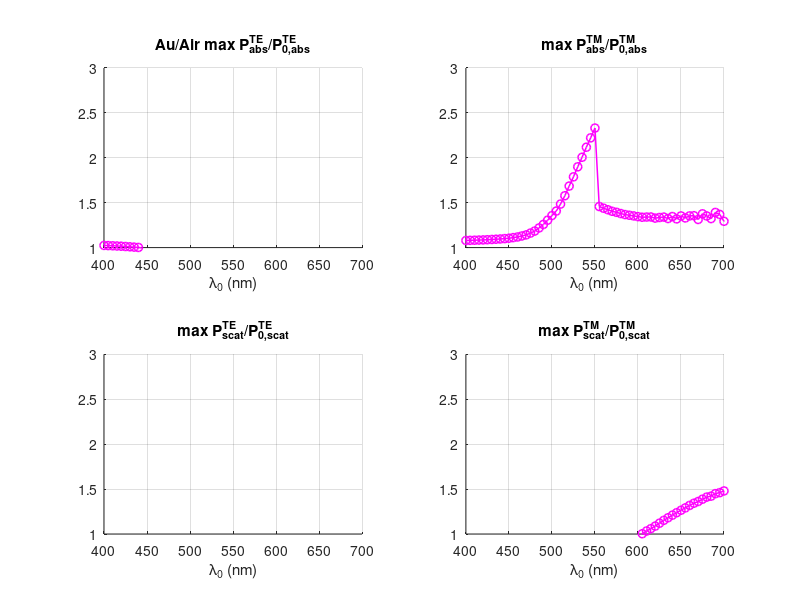
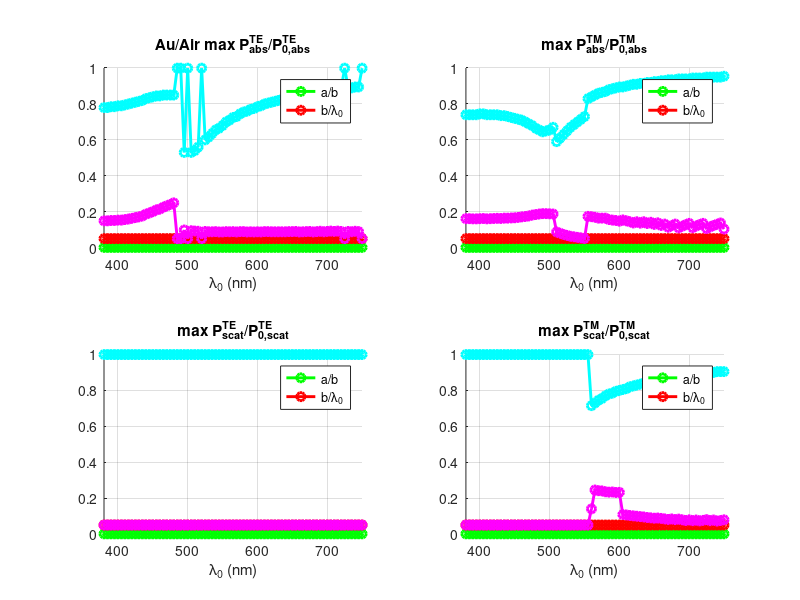
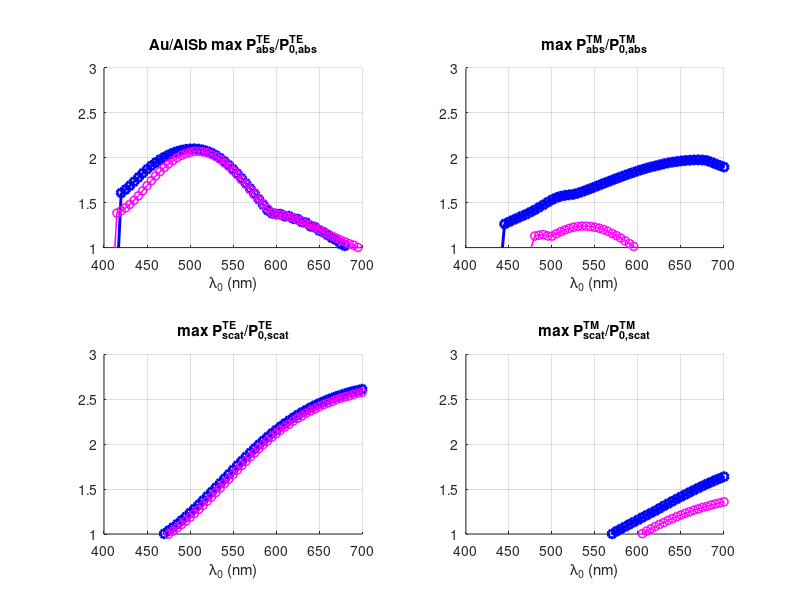
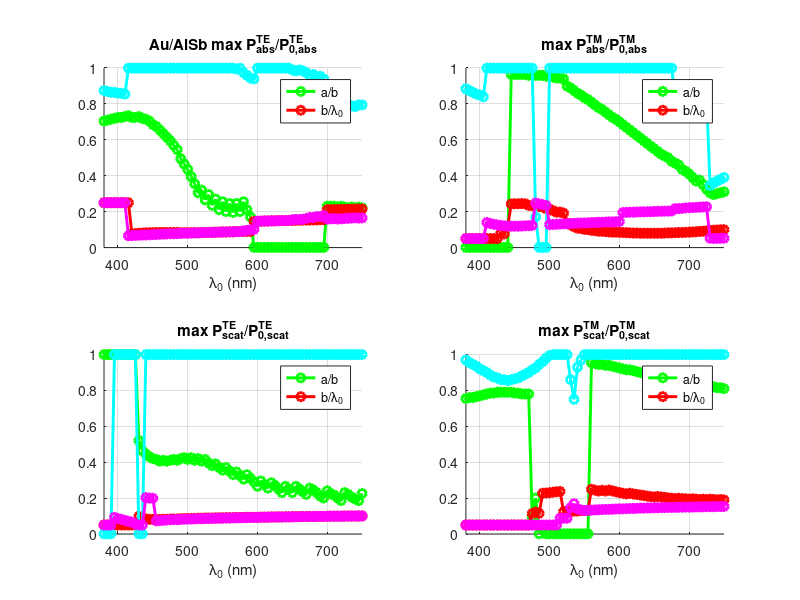

The MATLAB source for these figures, in order:
clear all;

nm      = 10^(-9);

lambda0min    = 380*nm;
lambda0max    = 750*nm;
lambda0points = 74;
lambda01      = lambda0min + (lambda0max-lambda0min)*[0:lambda0points]/lambda0points;

%--------------------------------------------------------------GOLD/AIR
load('Au_Air_Data.mat');
load('Air_Au_Data.mat');
figure;
subplot(2, 2, 1);
hold;
plot(lambda01/nm, Au_Air_PmaxTEabs, '-bo', 'LineWidth', 2.1);
plot(lambda01/nm, Air_Au_PmaxTEabs, '-mo', 'LineWidth', 1.1);
xlabel('\lambda_0 (nm)');
title('Au/Air max P^{TE}_{abs}/P^{TE}_{0,abs}');
grid;
xlim([lambda0min/nm, lambda0max/nm]);
xlim([400, 700]); ylim([1, 3]);
subplot(2, 2, 2);
hold;
plot(lambda01/nm, Au_Air_PmaxTMabs, '-bo', 'LineWidth', 2.1);
plot(lambda01/nm, Air_Au_PmaxTMabs, '-mo', 'LineWidth', 1.1);
xlabel('\lambda_0 (nm)');
title('max P^{TM}_{abs}/P^{TM}_{0,abs}');
grid;
xlim([lambda0min/nm, lambda0max/nm]);
xlim([400, 700]); ylim([1, 3]);
subplot(2, 2, 3);
hold;
plot(lambda01/nm, Au_Air_PmaxTEscat, '-bo', 'LineWidth', 2.1);
plot(lambda01/nm, Air_Au_PmaxTEscat, '-mo', 'LineWidth', 1.1);
xlabel('\lambda_0 (nm)');
title('max P^{TE}_{scat}/P^{TE}_{0,scat}');
grid;
xlim([lambda0min/nm, lambda0max/nm]);
xlim([400, 700]); ylim([1, 3]);
subplot(2, 2, 4);
hold;
plot(lambda01/nm, Au_Air_PmaxTMscat, '-bo', 'LineWidth', 2.1);
plot(lambda01/nm, Air_Au_PmaxTMscat, '-mo', 'LineWidth', 1.1);
xlabel('\lambda_0 (nm)');
title('max P^{TM}_{scat}/P^{TM}_{0,scat}');
grid;
xlim([lambda0min/nm, lambda0max/nm]);
xlim([400, 700]); ylim([1, 3]);
figure;
subplot(2, 2, 1);
hold;
plot(lambda01/nm, Au_Air_aoboptTEabs, '-go', 'LineWidth', 2.1);
plot(lambda01/nm, Au_Air_boloptTEabs, '-ro', 'LineWidth', 2.1);
plot(lambda01/nm, Air_Au_aoboptTEabs, '-co', 'LineWidth', 2.1);
plot(lambda01/nm, Air_Au_boloptTEabs, '-mo', 'LineWidth', 2.1);
xlabel('\lambda_0 (nm)');
title('Au/Air max P^{TE}_{abs}/P^{TE}_{0,abs}');
legend('a/b', 'b/\lambda_0');
grid;
xlim([lambda0min/nm, lambda0max/nm]);
subplot(2, 2, 2);
hold;
plot(lambda01/nm, Au_Air_aoboptTMabs, '-go', 'LineWidth', 2.1);
plot(lambda01/nm, Au_Air_boloptTMabs, '-ro', 'LineWidth', 2.1);
plot(lambda01/nm, Air_Au_aoboptTMabs, '-co', 'LineWidth', 2.1);
plot(lambda01/nm, Air_Au_boloptTMabs, '-mo', 'LineWidth', 2.1);
xlabel('\lambda_0 (nm)');
title('max P^{TM}_{abs}/P^{TM}_{0,abs}');
legend('a/b', 'b/\lambda_0');
grid;
xlim([lambda0min/nm, lambda0max/nm]);
subplot(2, 2, 3);
hold;
plot(lambda01/nm, Au_Air_aoboptTEscat, '-go', 'LineWidth', 2.1);
plot(lambda01/nm, Au_Air_boloptTEscat, '-ro', 'LineWidth', 2.1);
plot(lambda01/nm, Air_Au_aoboptTEscat, '-co', 'LineWidth', 2.1);
plot(lambda01/nm, Air_Au_boloptTEscat, '-mo', 'LineWidth', 2.1);
xlabel('\lambda_0 (nm)');
title('max P^{TE}_{scat}/P^{TE}_{0,scat}');
legend('a/b', 'b/\lambda_0');
grid;
xlim([lambda0min/nm, lambda0max/nm]);
subplot(2, 2, 4);
hold;
plot(lambda01/nm, Au_Air_aoboptTMscat, '-go', 'LineWidth', 2.1);
plot(lambda01/nm, Au_Air_boloptTMscat, '-ro', 'LineWidth', 2.1);
plot(lambda01/nm, Air_Au_aoboptTMscat, '-co', 'LineWidth', 2.1);
plot(lambda01/nm, Air_Au_boloptTMscat, '-mo', 'LineWidth', 2.1);
xlabel('\lambda_0 (nm)');
title('max P^{TM}_{scat}/P^{TM}_{0,scat}');
legend('a/b', 'b/\lambda_0');
grid;
xlim([lambda0min/nm, lambda0max/nm]);

%-------------------------------------------------------------GOLD/ALSB
load('Au_AlSb_Data.mat');
load('AlSb_Au_Data.mat');
figure;
subplot(2, 2, 1);
hold;
plot(lambda01/nm, Au_AlSb_PmaxTEabs, '-bo', 'LineWidth', 2.1);
plot(lambda01/nm, AlSb_Au_PmaxTEabs, '-mo', 'LineWidth', 1.1);
xlabel('\lambda_0 (nm)');
title('Au/AlSb max P^{TE}_{abs}/P^{TE}_{0,abs}');
grid;
xlim([lambda0min/nm, lambda0max/nm]);
xlim([400, 700]); ylim([1, 3]);
subplot(2, 2, 2);
hold;
plot(lambda01/nm, Au_AlSb_PmaxTMabs, '-bo', 'LineWidth', 2.1);
plot(lambda01/nm, AlSb_Au_PmaxTMabs, '-mo', 'LineWidth', 1.1);
xlabel('\lambda_0 (nm)');
title('max P^{TM}_{abs}/P^{TM}_{0,abs}');
grid;
xlim([lambda0min/nm, lambda0max/nm]);
xlim([400, 700]); ylim([1, 3]);
subplot(2, 2, 3);
hold;
plot(lambda01/nm, Au_AlSb_PmaxTEscat, '-bo', 'LineWidth', 2.1);
plot(lambda01/nm, AlSb_Au_PmaxTEscat, '-mo', 'LineWidth', 1.1);
xlabel('\lambda_0 (nm)');
title('max P^{TE}_{scat}/P^{TE}_{0,scat}');
grid;
xlim([lambda0min/nm, lambda0max/nm]);
xlim([400, 700]); ylim([1, 3]);
subplot(2, 2, 4);
hold;
plot(lambda01/nm, Au_AlSb_PmaxTMscat, '-bo', 'LineWidth', 2.1);
plot(lambda01/nm, AlSb_Au_PmaxTMscat, '-mo', 'LineWidth', 1.1);
xlabel('\lambda_0 (nm)');
title('max P^{TM}_{scat}/P^{TM}_{0,scat}');
grid;
xlim([lambda0min/nm, lambda0max/nm]);
xlim([400, 700]); ylim([1, 3]);
figure;
subplot(2, 2, 1);
hold;
plot(lambda01/nm, Au_AlSb_aoboptTEabs, '-go', 'LineWidth', 2.1);
plot(lambda01/nm, Au_AlSb_boloptTEabs, '-ro', 'LineWidth', 2.1);
plot(lambda01/nm, AlSb_Au_aoboptTEabs, '-co', 'LineWidth', 2.1);
plot(lambda01/nm, AlSb_Au_boloptTEabs, '-mo', 'LineWidth', 2.1);
xlabel('\lambda_0 (nm)');
title('Au/AlSb max P^{TE}_{abs}/P^{TE}_{0,abs}');
legend('a/b', 'b/\lambda_0');
grid;
xlim([lambda0min/nm, lambda0max/nm]);
subplot(2, 2, 2);
hold;
plot(lambda01/nm, Au_AlSb_aoboptTMabs, '-go', 'LineWidth', 2.1);
plot(lambda01/nm, Au_AlSb_boloptTMabs, '-ro', 'LineWidth', 2.1);
plot(lambda01/nm, AlSb_Au_aoboptTMabs, '-co', 'LineWidth', 2.1);
plot(lambda01/nm, AlSb_Au_boloptTMabs, '-mo', 'LineWidth', 2.1);
xlabel('\lambda_0 (nm)');
title('max P^{TM}_{abs}/P^{TM}_{0,abs}');
legend('a/b', 'b/\lambda_0');
grid;
xlim([lambda0min/nm, lambda0max/nm]);
subplot(2, 2, 3);
hold;
plot(lambda01/nm, Au_AlSb_aoboptTEscat, '-go', 'LineWidth', 2.1);
plot(lambda01/nm, Au_AlSb_boloptTEscat, '-ro', 'LineWidth', 2.1);
plot(lambda01/nm, AlSb_Au_aoboptTEscat, '-co', 'LineWidth', 2.1);
plot(lambda01/nm, AlSb_Au_boloptTEscat, '-mo', 'LineWidth', 2.1);
xlabel('\lambda_0 (nm)');
title('max P^{TE}_{scat}/P^{TE}_{0,scat}');
legend('a/b', 'b/\lambda_0');
grid;
xlim([lambda0min/nm, lambda0max/nm]);
subplot(2, 2, 4);
hold;
plot(lambda01/nm, Au_AlSb_aoboptTMscat, '-go', 'LineWidth', 2.1);
plot(lambda01/nm, Au_AlSb_boloptTMscat, '-ro', 'LineWidth', 2.1);
plot(lambda01/nm, AlSb_Au_aoboptTMscat, '-co', 'LineWidth', 2.1);
plot(lambda01/nm, AlSb_Au_boloptTMscat, '-mo', 'LineWidth', 2.1);
xlabel('\lambda_0 (nm)');
title('max P^{TM}_{scat}/P^{TM}_{0,scat}');
legend('a/b', 'b/\lambda_0');
grid;
xlim([lambda0min/nm, lambda0max/nm]);

%--------------------------------------------------------------GOLD/ASI
load('Au_aSi_Data.mat');
load('aSi_Au_Data.mat');
figure;
subplot(2, 2, 1);
hold;
plot(lambda01/nm, Au_aSi_PmaxTEabs, '-bo', 'LineWidth', 2.1);
plot(lambda01/nm, aSi_Au_PmaxTEabs, '-mo', 'LineWidth', 1.1);
xlabel('\lambda_0 (nm)');
title('Au/aSi max P^{TE}_{abs}/P^{TE}_{0,abs}');
grid;
xlim([lambda0min/nm, lambda0max/nm]);
xlim([400, 700]); ylim([1, 3]);
subplot(2, 2, 2);
hold;
plot(lambda01/nm, Au_aSi_PmaxTMabs, '-bo', 'LineWidth', 2.1);
plot(lambda01/nm, aSi_Au_PmaxTMabs, '-mo', 'LineWidth', 1.1);
xlabel('\lambda_0 (nm)');
title('max P^{TM}_{abs}/P^{TM}_{0,abs}');
grid;
xlim([lambda0min/nm, lambda0max/nm]);
xlim([400, 700]); ylim([1, 3]);
subplot(2, 2, 3);
hold;
plot(lambda01/nm, Au_aSi_PmaxTEscat, '-bo', 'LineWidth', 2.1);
plot(lambda01/nm, aSi_Au_PmaxTEscat, '-mo', 'LineWidth', 1.1);
xlabel('\lambda_0 (nm)');
title('max P^{TE}_{scat}/P^{TE}_{0,scat}');
grid;
xlim([lambda0min/nm, lambda0max/nm]);
xlim([400, 700]); ylim([1, 3]);
subplot(2, 2, 4);
hold;
plot(lambda01/nm, Au_aSi_PmaxTMscat, '-bo', 'LineWidth', 2.1);
plot(lambda01/nm, aSi_Au_PmaxTMscat, '-mo', 'LineWidth', 1.1);
xlabel('\lambda_0 (nm)');
title('max P^{TM}_{scat}/P^{TM}_{0,scat}');
grid;
xlim([lambda0min/nm, lambda0max/nm]);
xlim([400, 700]); ylim([1, 3]);
figure;
subplot(2, 2, 1);
hold;
plot(lambda01/nm, Au_aSi_aoboptTEabs, '-go', 'LineWidth', 2.1);
plot(lambda01/nm, Au_aSi_boloptTEabs, '-ro', 'LineWidth', 2.1);
plot(lambda01/nm, aSi_Au_aoboptTEabs, '-co', 'LineWidth', 2.1);
plot(lambda01/nm, aSi_Au_boloptTEabs, '-mo', 'LineWidth', 2.1);
xlabel('\lambda_0 (nm)');
title('Au/aSi max P^{TE}_{abs}/P^{TE}_{0,abs}');
legend('a/b', 'b/\lambda_0');
grid;
xlim([lambda0min/nm, lambda0max/nm]);
subplot(2, 2, 2);
hold;
plot(lambda01/nm, Au_aSi_aoboptTMabs, '-go', 'LineWidth', 2.1);
plot(lambda01/nm, Au_aSi_boloptTMabs, '-ro', 'LineWidth', 2.1);
plot(lambda01/nm, aSi_Au_aoboptTMabs, '-co', 'LineWidth', 2.1);
plot(lambda01/nm, aSi_Au_boloptTMabs, '-mo', 'LineWidth', 2.1);
xlabel('\lambda_0 (nm)');
title('max P^{TM}_{abs}/P^{TM}_{0,abs}');
legend('a/b', 'b/\lambda_0');
grid;
xlim([lambda0min/nm, lambda0max/nm]);
subplot(2, 2, 3);
hold;
plot(lambda01/nm, Au_aSi_aoboptTEscat, '-go', 'LineWidth', 2.1);
plot(lambda01/nm, Au_aSi_boloptTEscat, '-ro', 'LineWidth', 2.1);
plot(lambda01/nm, aSi_Au_aoboptTEscat, '-co', 'LineWidth', 2.1);
plot(lambda01/nm, aSi_Au_boloptTEscat, '-mo', 'LineWidth', 2.1);
xlabel('\lambda_0 (nm)');
title('max P^{TE}_{scat}/P^{TE}_{0,scat}');
legend('a/b', 'b/\lambda_0');
grid;
xlim([lambda0min/nm, lambda0max/nm]);
subplot(2, 2, 4);
hold;
plot(lambda01/nm, Au_aSi_aoboptTMscat, '-go', 'LineWidth', 2.1);
plot(lambda01/nm, Au_aSi_boloptTMscat, '-ro', 'LineWidth', 2.1);
plot(lambda01/nm, aSi_Au_aoboptTMscat, '-co', 'LineWidth', 2.1);
plot(lambda01/nm, aSi_Au_boloptTMscat, '-mo', 'LineWidth', 2.1);
xlabel('\lambda_0 (nm)');
title('max P^{TM}_{scat}/P^{TM}_{0,scat}');
legend('a/b', 'b/\lambda_0');
grid;
xlim([lambda0min/nm, lambda0max/nm]);

%--------------------------------------------------------------GOLD/GAP
load('Au_GaP_Data.mat');
load('GaP_Au_Data.mat');
figure;
subplot(2, 2, 1);
hold;
plot(lambda01/nm, Au_GaP_PmaxTEabs, '-bo', 'LineWidth', 2.1);
plot(lambda01/nm, GaP_Au_PmaxTEabs, '-mo', 'LineWidth', 1.1);
xlabel('\lambda_0 (nm)');
title('Au/GaP max P^{TE}_{abs}/P^{TE}_{0,abs}');
grid;
xlim([lambda0min/nm, lambda0max/nm]);
xlim([400, 700]); ylim([1, 3]);
subplot(2, 2, 2);
hold;
plot(lambda01/nm, Au_GaP_PmaxTMabs, '-bo', 'LineWidth', 2.1);
plot(lambda01/nm, GaP_Au_PmaxTMabs, '-mo', 'LineWidth', 1.1);
xlabel('\lambda_0 (nm)');
title('max P^{TM}_{abs}/P^{TM}_{0,abs}');
grid;
xlim([lambda0min/nm, lambda0max/nm]);
xlim([400, 700]); ylim([1, 3]);
subplot(2, 2, 3);
hold;
plot(lambda01/nm, Au_GaP_PmaxTEscat, '-bo', 'LineWidth', 2.1);
plot(lambda01/nm, GaP_Au_PmaxTEscat, '-mo', 'LineWidth', 1.1);
xlabel('\lambda_0 (nm)');
title('max P^{TE}_{scat}/P^{TE}_{0,scat}');
grid;
xlim([lambda0min/nm, lambda0max/nm]);
xlim([400, 700]); ylim([1, 3]);
subplot(2, 2, 4);
hold;
plot(lambda01/nm, Au_GaP_PmaxTMscat, '-bo', 'LineWidth', 2.1);
plot(lambda01/nm, GaP_Au_PmaxTMscat, '-mo', 'LineWidth', 1.1);
xlabel('\lambda_0 (nm)');
title('max P^{TM}_{scat}/P^{TM}_{0,scat}');
grid;
xlim([lambda0min/nm, lambda0max/nm]);
xlim([400, 700]); ylim([1, 3]);
figure;
subplot(2, 2, 1);
hold;
plot(lambda01/nm, Au_GaP_aoboptTEabs, '-go', 'LineWidth', 2.1);
plot(lambda01/nm, Au_GaP_boloptTEabs, '-ro', 'LineWidth', 2.1);
plot(lambda01/nm, GaP_Au_aoboptTEabs, '-co', 'LineWidth', 2.1);
plot(lambda01/nm, GaP_Au_boloptTEabs, '-mo', 'LineWidth', 2.1);
xlabel('\lambda_0 (nm)');
title('Au/GaP max P^{TE}_{abs}/P^{TE}_{0,abs}');
legend('a/b', 'b/\lambda_0');
grid;
xlim([lambda0min/nm, lambda0max/nm]);
subplot(2, 2, 2);
hold;
plot(lambda01/nm, Au_GaP_aoboptTMabs, '-go', 'LineWidth', 2.1);
plot(lambda01/nm, Au_GaP_boloptTMabs, '-ro', 'LineWidth', 2.1);
plot(lambda01/nm, GaP_Au_aoboptTMabs, '-co', 'LineWidth', 2.1);
plot(lambda01/nm, GaP_Au_boloptTMabs, '-mo', 'LineWidth', 2.1);
xlabel('\lambda_0 (nm)');
title('max P^{TM}_{abs}/P^{TM}_{0,abs}');
legend('a/b', 'b/\lambda_0');
grid;
xlim([lambda0min/nm, lambda0max/nm]);
subplot(2, 2, 3);
hold;
plot(lambda01/nm, Au_GaP_aoboptTEscat, '-go', 'LineWidth', 2.1);
plot(lambda01/nm, Au_GaP_boloptTEscat, '-ro', 'LineWidth', 2.1);
plot(lambda01/nm, GaP_Au_aoboptTEscat, '-co', 'LineWidth', 2.1);
plot(lambda01/nm, GaP_Au_boloptTEscat, '-mo', 'LineWidth', 2.1);
xlabel('\lambda_0 (nm)');
title('max P^{TE}_{scat}/P^{TE}_{0,scat}');
legend('a/b', 'b/\lambda_0');
grid;
xlim([lambda0min/nm, lambda0max/nm]);
subplot(2, 2, 4);
hold;
plot(lambda01/nm, Au_GaP_aoboptTMscat, '-go', 'LineWidth', 2.1);
plot(lambda01/nm, Au_GaP_boloptTMscat, '-ro', 'LineWidth', 2.1);
plot(lambda01/nm, GaP_Au_aoboptTMscat, '-co', 'LineWidth', 2.1);
plot(lambda01/nm, GaP_Au_boloptTMscat, '-mo', 'LineWidth', 2.1);
xlabel('\lambda_0 (nm)');
title('max P^{TM}_{scat}/P^{TM}_{0,scat}');
legend('a/b', 'b/\lambda_0');
grid;
xlim([lambda0min/nm, lambda0max/nm]);

%-------------------------------------------------------------GOLD/GASB
load('Au_GaSb_Data.mat');
load('GaSb_Au_Data.mat');
figure;
subplot(2, 2, 1);
hold;
plot(lambda01/nm, Au_GaSb_PmaxTEabs, '-bo', 'LineWidth', 2.1);
plot(lambda01/nm, GaSb_Au_PmaxTEabs, '-mo', 'LineWidth', 1.1);
xlabel('\lambda_0 (nm)');
title('Au/GaSb max P^{TE}_{abs}/P^{TE}_{0,abs}');
grid;
xlim([lambda0min/nm, lambda0max/nm]);
xlim([400, 700]); ylim([1, 3]);
subplot(2, 2, 2);
hold;
plot(lambda01/nm, Au_GaSb_PmaxTMabs, '-bo', 'LineWidth', 2.1);
plot(lambda01/nm, GaSb_Au_PmaxTMabs, '-mo', 'LineWidth', 1.1);
xlabel('\lambda_0 (nm)');
title('max P^{TM}_{abs}/P^{TM}_{0,abs}');
grid;
xlim([lambda0min/nm, lambda0max/nm]);
xlim([400, 700]); ylim([1, 3]);
subplot(2, 2, 3);
hold;
plot(lambda01/nm, Au_GaSb_PmaxTEscat, '-bo', 'LineWidth', 2.1);
plot(lambda01/nm, GaSb_Au_PmaxTEscat, '-mo', 'LineWidth', 1.1);
xlabel('\lambda_0 (nm)');
title('max P^{TE}_{scat}/P^{TE}_{0,scat}');
grid;
xlim([lambda0min/nm, lambda0max/nm]);
xlim([400, 700]); ylim([1, 3]);
subplot(2, 2, 4);
hold;
plot(lambda01/nm, Au_GaSb_PmaxTMscat, '-bo', 'LineWidth', 2.1);
plot(lambda01/nm, GaSb_Au_PmaxTMscat, '-mo', 'LineWidth', 1.1);
xlabel('\lambda_0 (nm)');
title('max P^{TM}_{scat}/P^{TM}_{0,scat}');
grid;
xlim([lambda0min/nm, lambda0max/nm]);
xlim([400, 700]); ylim([1, 3]);
figure;
subplot(2, 2, 1);
hold;
plot(lambda01/nm, Au_GaSb_aoboptTEabs, '-go', 'LineWidth', 2.1);
plot(lambda01/nm, Au_GaSb_boloptTEabs, '-ro', 'LineWidth', 2.1);
plot(lambda01/nm, GaSb_Au_aoboptTEabs, '-co', 'LineWidth', 2.1);
plot(lambda01/nm, GaSb_Au_boloptTEabs, '-mo', 'LineWidth', 2.1);
xlabel('\lambda_0 (nm)');
title('Au/GaSb max P^{TE}_{abs}/P^{TE}_{0,abs}');
legend('a/b', 'b/\lambda_0');
grid;
xlim([lambda0min/nm, lambda0max/nm]);
subplot(2, 2, 2);
hold;
plot(lambda01/nm, Au_GaSb_aoboptTMabs, '-go', 'LineWidth', 2.1);
plot(lambda01/nm, Au_GaSb_boloptTMabs, '-ro', 'LineWidth', 2.1);
plot(lambda01/nm, GaSb_Au_aoboptTMabs, '-co', 'LineWidth', 2.1);
plot(lambda01/nm, GaSb_Au_boloptTMabs, '-mo', 'LineWidth', 2.1);
xlabel('\lambda_0 (nm)');
title('max P^{TM}_{abs}/P^{TM}_{0,abs}');
legend('a/b', 'b/\lambda_0');
grid;
xlim([lambda0min/nm, lambda0max/nm]);
subplot(2, 2, 3);
hold;
plot(lambda01/nm, Au_GaSb_aoboptTEscat, '-go', 'LineWidth', 2.1);
plot(lambda01/nm, Au_GaSb_boloptTEscat, '-ro', 'LineWidth', 2.1);
plot(lambda01/nm, GaSb_Au_aoboptTEscat, '-co', 'LineWidth', 2.1);
plot(lambda01/nm, GaSb_Au_boloptTEscat, '-mo', 'LineWidth', 2.1);
xlabel('\lambda_0 (nm)');
title('max P^{TE}_{scat}/P^{TE}_{0,scat}');
legend('a/b', 'b/\lambda_0');
grid;
xlim([lambda0min/nm, lambda0max/nm]);
subplot(2, 2, 4);
hold;
plot(lambda01/nm, Au_GaSb_aoboptTMscat, '-go', 'LineWidth', 2.1);
plot(lambda01/nm, Au_GaSb_boloptTMscat, '-ro', 'LineWidth', 2.1);
plot(lambda01/nm, GaSb_Au_aoboptTMscat, '-co', 'LineWidth', 2.1);
plot(lambda01/nm, GaSb_Au_boloptTMscat, '-mo', 'LineWidth', 2.1);
xlabel('\lambda_0 (nm)');
title('max P^{TM}_{scat}/P^{TM}_{0,scat}');
legend('a/b', 'b/\lambda_0');
grid;
xlim([lambda0min/nm, lambda0max/nm]);

%---------------------------------------------------------------GOLD/GE
load('Au_Ge_Data.mat');
load('Ge_Au_Data.mat');
figure;
subplot(2, 2, 1);
hold;
plot(lambda01/nm, Au_Ge_PmaxTEabs, '-bo', 'LineWidth', 2.1);
plot(lambda01/nm, Ge_Au_PmaxTEabs, '-mo', 'LineWidth', 1.1);
xlabel('\lambda_0 (nm)');
title('Au/Ge max P^{TE}_{abs}/P^{TE}_{0,abs}');
grid;
xlim([lambda0min/nm, lambda0max/nm]);
xlim([400, 700]); ylim([1, 3]);
subplot(2, 2, 2);
hold;
plot(lambda01/nm, Au_Ge_PmaxTMabs, '-bo', 'LineWidth', 2.1);
plot(lambda01/nm, Ge_Au_PmaxTMabs, '-mo', 'LineWidth', 1.1);
xlabel('\lambda_0 (nm)');
title('max P^{TM}_{abs}/P^{TM}_{0,abs}');
grid;
xlim([lambda0min/nm, lambda0max/nm]);
xlim([400, 700]); ylim([1, 3]);
subplot(2, 2, 3);
hold;
plot(lambda01/nm, Au_Ge_PmaxTEscat, '-bo', 'LineWidth', 2.1);
plot(lambda01/nm, Ge_Au_PmaxTEscat, '-mo', 'LineWidth', 1.1);
xlabel('\lambda_0 (nm)');
title('max P^{TE}_{scat}/P^{TE}_{0,scat}');
grid;
xlim([lambda0min/nm, lambda0max/nm]);
xlim([400, 700]); ylim([1, 3]);
subplot(2, 2, 4);
hold;
plot(lambda01/nm, Au_Ge_PmaxTMscat, '-bo', 'LineWidth', 2.1);
plot(lambda01/nm, Ge_Au_PmaxTMscat, '-mo', 'LineWidth', 1.1);
xlabel('\lambda_0 (nm)');
title('max P^{TM}_{scat}/P^{TM}_{0,scat}');
grid;
xlim([lambda0min/nm, lambda0max/nm]);
xlim([400, 700]); ylim([1, 3]);
figure;
subplot(2, 2, 1);
hold;
plot(lambda01/nm, Au_Ge_aoboptTEabs, '-go', 'LineWidth', 2.1);
plot(lambda01/nm, Au_Ge_boloptTEabs, '-ro', 'LineWidth', 2.1);
plot(lambda01/nm, Ge_Au_aoboptTEabs, '-co', 'LineWidth', 2.1);
plot(lambda01/nm, Ge_Au_boloptTEabs, '-mo', 'LineWidth', 2.1);
xlabel('\lambda_0 (nm)');
title('Au/Ge max P^{TE}_{abs}/P^{TE}_{0,abs}');
legend('a/b', 'b/\lambda_0');
grid;
xlim([lambda0min/nm, lambda0max/nm]);
subplot(2, 2, 2);
hold;
plot(lambda01/nm, Au_Ge_aoboptTMabs, '-go', 'LineWidth', 2.1);
plot(lambda01/nm, Au_Ge_boloptTMabs, '-ro', 'LineWidth', 2.1);
plot(lambda01/nm, Ge_Au_aoboptTMabs, '-co', 'LineWidth', 2.1);
plot(lambda01/nm, Ge_Au_boloptTMabs, '-mo', 'LineWidth', 2.1);
xlabel('\lambda_0 (nm)');
title('max P^{TM}_{abs}/P^{TM}_{0,abs}');
legend('a/b', 'b/\lambda_0');
grid;
xlim([lambda0min/nm, lambda0max/nm]);
subplot(2, 2, 3);
hold;
plot(lambda01/nm, Au_Ge_aoboptTEscat, '-go', 'LineWidth', 2.1);
plot(lambda01/nm, Au_Ge_boloptTEscat, '-ro', 'LineWidth', 2.1);
plot(lambda01/nm, Ge_Au_aoboptTEscat, '-co', 'LineWidth', 2.1);
plot(lambda01/nm, Ge_Au_boloptTEscat, '-mo', 'LineWidth', 2.1);
xlabel('\lambda_0 (nm)');
title('max P^{TE}_{scat}/P^{TE}_{0,scat}');
legend('a/b', 'b/\lambda_0');
grid;
xlim([lambda0min/nm, lambda0max/nm]);
subplot(2, 2, 4);
hold;
plot(lambda01/nm, Au_Ge_aoboptTMscat, '-go', 'LineWidth', 2.1);
plot(lambda01/nm, Au_Ge_boloptTMscat, '-ro', 'LineWidth', 2.1);
plot(lambda01/nm, Ge_Au_aoboptTMscat, '-co', 'LineWidth', 2.1);
plot(lambda01/nm, Ge_Au_boloptTMscat, '-mo', 'LineWidth', 2.1);
xlabel('\lambda_0 (nm)');
title('max P^{TM}_{scat}/P^{TM}_{0,scat}');
legend('a/b', 'b/\lambda_0');
grid;
xlim([lambda0min/nm, lambda0max/nm]);

%-------------------------------------------------------------GOLD/INAS
load('Au_InAs_Data.mat');
load('InAs_Au_Data.mat');
figure;
subplot(2, 2, 1);
hold;
plot(lambda01/nm, Au_InAs_PmaxTEabs, '-bo', 'LineWidth', 2.1);
plot(lambda01/nm, InAs_Au_PmaxTEabs, '-mo', 'LineWidth', 1.1);
xlabel('\lambda_0 (nm)');
title('Au/InAs max P^{TE}_{abs}/P^{TE}_{0,abs}');
grid;
xlim([lambda0min/nm, lambda0max/nm]);
xlim([400, 700]); ylim([1, 3]);
subplot(2, 2, 2);
hold;
plot(lambda01/nm, Au_InAs_PmaxTMabs, '-bo', 'LineWidth', 2.1);
plot(lambda01/nm, InAs_Au_PmaxTMabs, '-mo', 'LineWidth', 1.1);
xlabel('\lambda_0 (nm)');
title('max P^{TM}_{abs}/P^{TM}_{0,abs}');
grid;
xlim([lambda0min/nm, lambda0max/nm]);
xlim([400, 700]); ylim([1, 3]);
subplot(2, 2, 3);
hold;
plot(lambda01/nm, Au_InAs_PmaxTEscat, '-bo', 'LineWidth', 2.1);
plot(lambda01/nm, InAs_Au_PmaxTEscat, '-mo', 'LineWidth', 1.1);
xlabel('\lambda_0 (nm)');
title('max P^{TE}_{scat}/P^{TE}_{0,scat}');
grid;
xlim([lambda0min/nm, lambda0max/nm]);
xlim([400, 700]); ylim([1, 3]);
subplot(2, 2, 4);
hold;
plot(lambda01/nm, Au_InAs_PmaxTMscat, '-bo', 'LineWidth', 2.1);
plot(lambda01/nm, InAs_Au_PmaxTMscat, '-mo', 'LineWidth', 1.1);
xlabel('\lambda_0 (nm)');
title('max P^{TM}_{scat}/P^{TM}_{0,scat}');
grid;
xlim([lambda0min/nm, lambda0max/nm]);
xlim([400, 700]); ylim([1, 3]);
figure;
subplot(2, 2, 1);
hold;
plot(lambda01/nm, Au_InAs_aoboptTEabs, '-go', 'LineWidth', 2.1);
plot(lambda01/nm, Au_InAs_boloptTEabs, '-ro', 'LineWidth', 2.1);
plot(lambda01/nm, InAs_Au_aoboptTEabs, '-co', 'LineWidth', 2.1);
plot(lambda01/nm, InAs_Au_boloptTEabs, '-mo', 'LineWidth', 2.1);
xlabel('\lambda_0 (nm)');
title('Au/InAs max P^{TE}_{abs}/P^{TE}_{0,abs}');
legend('a/b', 'b/\lambda_0');
grid;
xlim([lambda0min/nm, lambda0max/nm]);
subplot(2, 2, 2);
hold;
plot(lambda01/nm, Au_InAs_aoboptTMabs, '-go', 'LineWidth', 2.1);
plot(lambda01/nm, Au_InAs_boloptTMabs, '-ro', 'LineWidth', 2.1);
plot(lambda01/nm, InAs_Au_aoboptTMabs, '-co', 'LineWidth', 2.1);
plot(lambda01/nm, InAs_Au_boloptTMabs, '-mo', 'LineWidth', 2.1);
xlabel('\lambda_0 (nm)');
title('max P^{TM}_{abs}/P^{TM}_{0,abs}');
legend('a/b', 'b/\lambda_0');
grid;
xlim([lambda0min/nm, lambda0max/nm]);
subplot(2, 2, 3);
hold;
plot(lambda01/nm, Au_InAs_aoboptTEscat, '-go', 'LineWidth', 2.1);
plot(lambda01/nm, Au_InAs_boloptTEscat, '-ro', 'LineWidth', 2.1);
plot(lambda01/nm, InAs_Au_aoboptTEscat, '-co', 'LineWidth', 2.1);
plot(lambda01/nm, InAs_Au_boloptTEscat, '-mo', 'LineWidth', 2.1);
xlabel('\lambda_0 (nm)');
title('max P^{TE}_{scat}/P^{TE}_{0,scat}');
legend('a/b', 'b/\lambda_0');
grid;
xlim([lambda0min/nm, lambda0max/nm]);
subplot(2, 2, 4);
hold;
plot(lambda01/nm, Au_InAs_aoboptTMscat, '-go', 'LineWidth', 2.1);
plot(lambda01/nm, Au_InAs_boloptTMscat, '-ro', 'LineWidth', 2.1);
plot(lambda01/nm, InAs_Au_aoboptTMscat, '-co', 'LineWidth', 2.1);
plot(lambda01/nm, InAs_Au_boloptTMscat, '-mo', 'LineWidth', 2.1);
xlabel('\lambda_0 (nm)');
title('max P^{TM}_{scat}/P^{TM}_{0,scat}');
legend('a/b', 'b/\lambda_0');
grid;
xlim([lambda0min/nm, lambda0max/nm]);